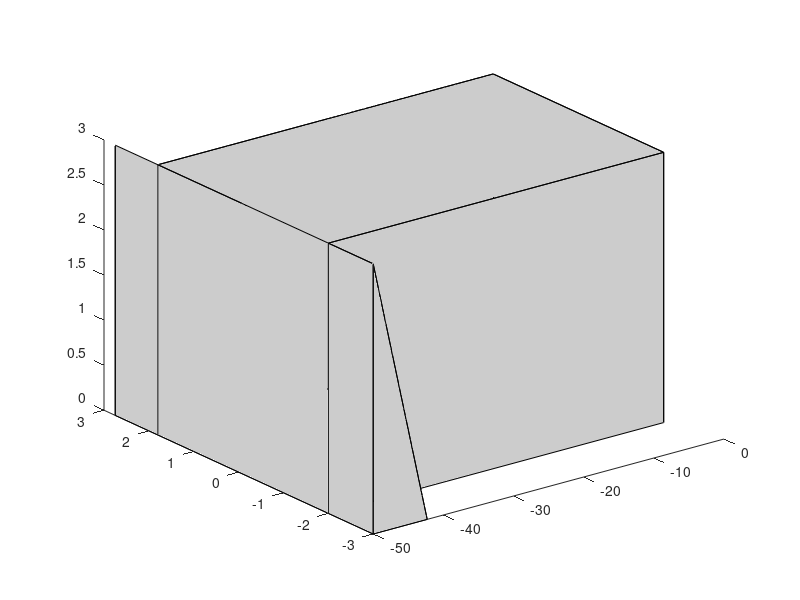

Here is the MATLAB script that generated this plot:
function TC_plot()

hold on
view(3)
color = [0.8 0.8 0.8];

x = [-2.2, -2.2, -2.2, -2.2]; y = [1.8, -2, -2, 1.8]; z = [0, 0, 3, 3];
fig = fill3(x, y, z, color, 'HandleVisibility', 'off');

x = [-2.2, -50, -50, -2.2]; y = [1.8, 1.8, 1.8, 1.8]; z = [0, 0, 3, 3];
fig = fill3(x, y, z, color, 'HandleVisibility', 'off');
%set(fig, 'FaceAlpha', 0.5);
x = [-2.2, -50, -50, -2.2]; y = [-2, -2, -2, -2]; z = [0, 0, 3, 3];
fig = fill3(x, y, z, color, 'HandleVisibility', 'off');
%set(fig, 'FaceAlpha', 0.5);

x = [-50, -50, -50, -50]; y = [-3, 2.75, 2.75, -3]; z = [0, 0, 3, 3];
fig = fill3(x, y, z, color, 'HandleVisibility', 'off');
%set(fig, 'FaceAlpha', 0.5);

x = [-50, -50, -2.2, -2.2]; y = [1.8, -2, -2, 1.8]; z = [3, 3, 3, 3];
fig = fill3(x, y, z, color, 'HandleVisibility', 'off');
% set(fig, 'FaceAlpha', 0.5);

x = [-50, -42.3, -50]; y = [2.75, 2.75, 2.75]; z = [0, 0, 3];
fig = fill3(x, y, z, color, 'HandleVisibility', 'off');
%set(fig, 'FaceAlpha', 0.5);
x = [-50, -42.3, -50]; y = [-3, -3, -3]; z = [0, 0, 3];
fig = fill3(x, y, z, color, 'HandleVisibility', 'off');
%set(fig, 'FaceAlpha', 0.5);

x = [-42.3, -42.3, -50, -50]; y = [-3, -2, -2, -3]; z = [0, 0, 3, 3];
fig = fill3(x, y, z, color, 'HandleVisibility', 'off');
%set(fig, 'FaceAlpha', 0.5);
x = [-42.3, -42.3, -50, -50]; y = [1.8, 2.75, 2.75, 1.8]; z = [0, 0, 3, 3];
fig = fill3(x, y, z, color, 'HandleVisibility', 'off');
%set(fig, 'FaceAlpha', 0.5);

clear fig color

end
